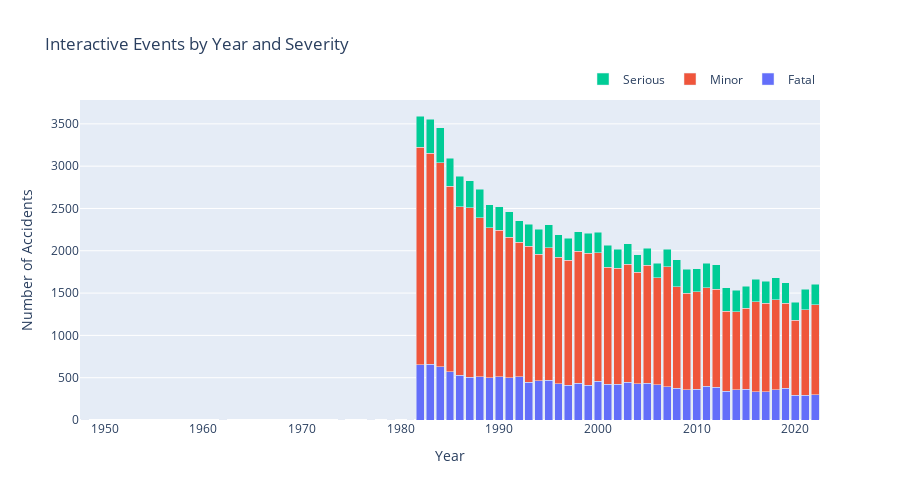
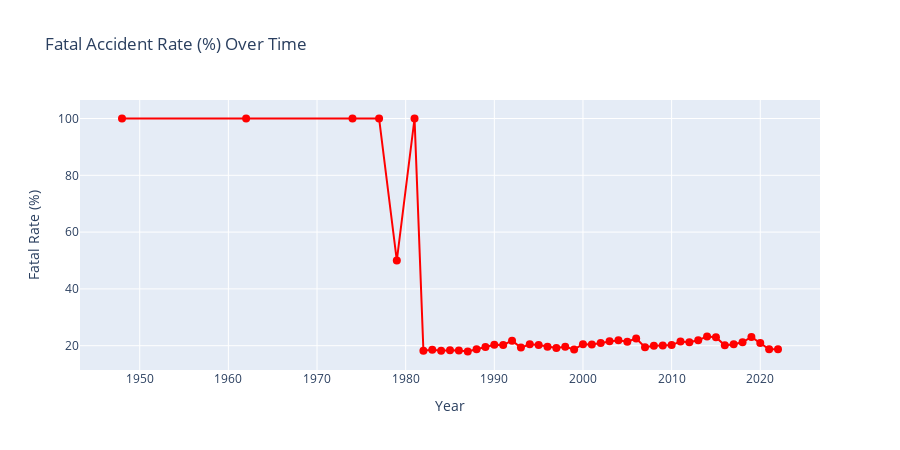
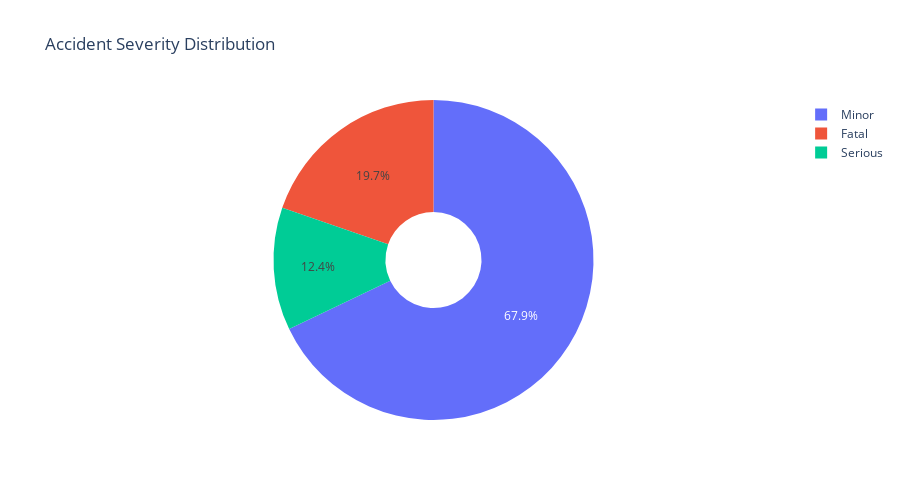
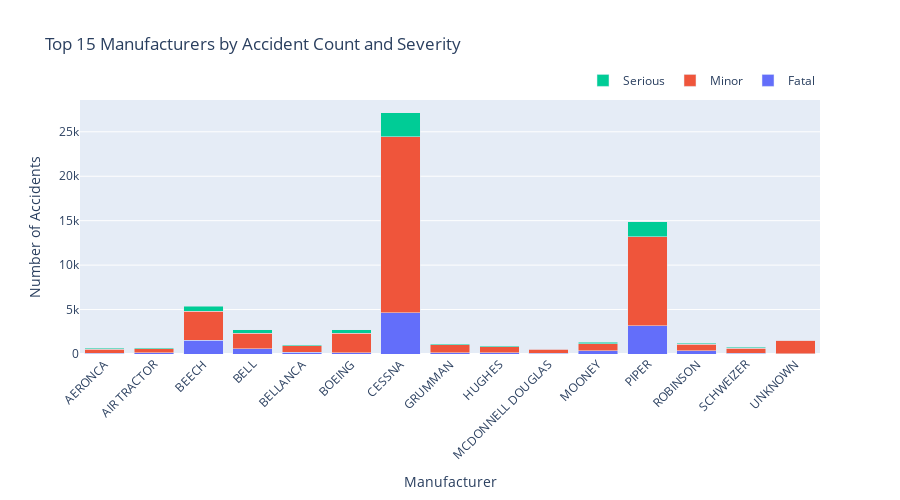

The code cell stored with these charts, in order, in its notebook:
### Code cell
# Cell 11: Interactive Visualizations with Plotly (Fixed - Using Only Existing Columns)
import plotly.graph_objects as go
import plotly.express as px
from plotly.subplots import make_subplots
from IPython.display import display, HTML

# Ensure Event.Id exists (create from index if missing)
if 'Event.Id' not in df.columns:
    df['Event.Id'] = df.index.astype(str)

# 1. Interactive Events by Year with Severity Breakdown
yearly_severity = df.groupby([df['Event.Date'].dt.year, 'Accident.Severity']).size().unstack(fill_value=0)
yearly_severity = yearly_severity.dropna()

fig1 = go.Figure()
for severity in yearly_severity.columns:
    fig1.add_trace(go.Bar(
        x=yearly_severity.index,
        y=yearly_severity[severity],
        name=severity,
        hovertemplate='<b>Year:</b> %{x}<br><b>Count:</b> %{y}<br><b>Severity:</b> ' + severity + '<extra></extra>'
    ))

fig1.update_layout(
    title='Interactive Events by Year and Severity',
    xaxis_title='Year',
    yaxis_title='Number of Accidents',
    barmode='stack',
    hovermode='x unified',
    height=500,
    legend=dict(orientation="h", yanchor="bottom", y=1.02, xanchor="right", x=1)
)
fig1.show()

# 2. Interactive Fatal Rate Over Time with Hover Details
yearly_detailed = df.groupby(df['Event.Date'].dt.year).agg(
    Total_Accidents=('Event.Id','count'),
    Fatal_Accidents=('Accident.Severity', lambda s: (s=='Fatal').sum()),
    Serious_Accidents=('Accident.Severity', lambda s: (s=='Serious').sum()),
    Minor_Accidents=('Accident.Severity', lambda s: (s=='Minor').sum())
).dropna().sort_index()

yearly_detailed['Fatal_Rate'] = (yearly_detailed['Fatal_Accidents'] / yearly_detailed['Total_Accidents'] * 100).round(2)

fig2 = go.Figure()
fig2.add_trace(go.Scatter(
    x=yearly_detailed.index,
    y=yearly_detailed['Fatal_Rate'],
    mode='lines+markers',
    name='Fatal Rate',
    line=dict(color='red', width=2),
    marker=dict(size=8),
    hovertemplate='<b>Year:</b> %{x}<br><b>Fatal Rate:</b> %{y}%<extra></extra>'
))

fig2.update_layout(
    title='Fatal Accident Rate (%) Over Time',
    xaxis_title='Year',
    yaxis_title='Fatal Rate (%)',
    hovermode='x unified',
    height=450
)
fig2.show()

# 3. Interactive Pie Chart - Accident Severity Distribution
severity_counts = df['Accident.Severity'].value_counts()

fig3 = go.Figure(data=[go.Pie(
    labels=severity_counts.index,
    values=severity_counts.values,
    hole=0.3,
    hovertemplate='<b>%{label}</b><br>Count: %{value}<br>Percentage: %{percent}<extra></extra>'
)])

fig3.update_layout(
    title='Accident Severity Distribution',
    height=500
)
fig3.show()

# 4. Interactive Manufacturer Analysis (Top 15 by accident count)
top_15_makes = df['Make'].value_counts().head(15).index
make_severity = df[df['Make'].isin(top_15_makes)].groupby(['Make', 'Accident.Severity']).size().unstack(fill_value=0)

fig4 = go.Figure()
for severity in make_severity.columns:
    fig4.add_trace(go.Bar(
        name=severity,
        x=make_severity.index,
        y=make_severity[severity],
        hovertemplate='<b>Make:</b> %{x}<br><b>Count:</b> %{y}<br><b>Severity:</b> ' + severity + '<extra></extra>'
    ))

fig4.update_layout(
    title='Top 15 Manufacturers by Accident Count and Severity',
    xaxis_title='Manufacturer',
    yaxis_title='Number of Accidents',
    barmode='stack',
    height=500,
    xaxis_tickangle=-45,
    legend=dict(orientation="h", yanchor="bottom", y=1.02, xanchor="right", x=1)
)
fig4.show()

# 5. Interactive Flight Category Distribution
flight_cat_counts = df['Flight.Category'].value_counts()

fig5 = px.bar(
    x=flight_cat_counts.index,
    y=flight_cat_counts.values,
    labels={'x': 'Flight Category', 'y': 'Number of Accidents'},
    title='Accidents by Flight Category',
    color=flight_cat_counts.values,
    color_continuous_scale='Viridis'
)

fig5.update_traces(
    hovertemplate='<b>Category:</b> %{x}<br><b>Count:</b> %{y}<extra></extra>'
)

fig5.update_layout(height=450, showlegend=False)
fig5.show()

# 6. Interactive Weather Conditions
weather_severity = df.groupby(['Weather.Category', 'Accident.Severity']).size().unstack(fill_value=0)

fig6 = go.Figure()
for severity in weather_severity.columns:
    fig6.add_trace(go.Bar(
        name=severity,
        x=weather_severity.index,
        y=weather_severity[severity],
        hovertemplate='<b>Weather:</b> %{x}<br><b>Count:</b> %{y}<br><b>Severity:</b> ' + severity + '<extra></extra>'
    ))

fig6.update_layout(
    title='Weather Conditions vs Accident Severity',
    xaxis_title='Weather Category',
    yaxis_title='Number of Accidents',
    barmode='group',
    height=450,
    legend=dict(orientation="h", yanchor="bottom", y=1.02, xanchor="right", x=1)
)
fig6.show()

# 7. Interactive Sunburst - Hierarchical View
sunburst_data = df[df['Make'].isin(top_15_makes)].copy()
sunburst_data = sunburst_data[sunburst_data['Total.Fatal.Injuries'] >= 0]

fig7 = px.sunburst(
    sunburst_data,
    path=['Make', 'Accident.Severity'],
    title='Hierarchical View: Manufacturer → Accident Severity',
    height=600
)

fig7.update_traces(
    hovertemplate='<b>%{label}</b><br>Count: %{value}<extra></extra>'
)
fig7.show()

# 8. Interactive Scatter: Geographic Distribution (if coordinates available)
# Convert Latitude and Longitude to numeric, coercing errors to NaN
df['Latitude'] = pd.to_numeric(df['Latitude'], errors='coerce')
df['Longitude'] = pd.to_numeric(df['Longitude'], errors='coerce')

# Filter for valid coordinates (not NaN and within valid ranges)
geo_data = df[
    (df['Latitude'].notna()) & 
    (df['Longitude'].notna()) &
    (df['Latitude'].between(-90, 90)) &
    (df['Longitude'].between(-180, 180))
].copy()

if len(geo_data) > 0:
    sample_geo = geo_data.sample(min(5000, len(geo_data)))
    
    fig8 = px.scatter_mapbox(
        sample_geo,
        lat='Latitude',
        lon='Longitude',
        color='Accident.Severity',
        hover_data=['Make', 'Model', 'Event.Date', 'Country'],
        title=f'Geographic Distribution of Accidents (Sample of {len(sample_geo):,} points)',
        mapbox_style='carto-positron',
        zoom=2,
        height=600
    )
    fig8.show()
    print(f"📍 Mapped {len(sample_geo):,} accidents out of {len(df):,} total records")
else:
    print("⚠️  No valid geographic coordinates available for mapping")

# ============================================================================
# SAVE STANDALONE HTML FILES AND CREATE LINKS
# ============================================================================

# Collect all figures with their names
figures = [
    (fig1, "Events by Year and Severity"),
    (fig2, "Fatal Accident Rate Over Time"),
    (fig3, "Accident Severity Distribution"),
    (fig4, "Top 15 Manufacturers"),
    (fig5, "Flight Category Distribution"),
    (fig6, "Weather Conditions"),
    (fig7, "Hierarchical View (Sunburst)")
]

if len(geo_data) > 0:
    figures.append((fig8, "Geographic Distribution"))

# Save each figure as standalone HTML and create links
links = []
for i, (fig, name) in enumerate(figures, 1):
    filename = f"figure_{i}.html"
    fig.write_html(filename, include_plotlyjs='cdn')
    links.append(f"<li><a href='{filename}' target='_blank'><b>{name}</b></a></li>")

# Display styled links section
links_html = f"""
<div style='background: linear-gradient(135deg, #667eea 0%, #764ba2 100%); 
            padding: 20px; margin: 20px 0; border-radius: 10px; color: white;
            box-shadow: 0 4px 6px rgba(0,0,0,0.1);'>
    <h3 style='margin-top:0; color: white;'>📊 Interactive Visualizations Available</h3>
    <p style='color: #f0f0f0;'>Click any link below to open the full interactive version in a new tab:</p>
    <ul style='color: white; line-height: 1.8;'>
        {''.join(links)}
    </ul>
    <p style='font-size: 0.9em; color: #f0f0f0; margin-bottom: 0;'>
        💡 <b>Tip:</b> These standalone files include full interactivity - hover, zoom, pan, and click legend items!<br>
        📁 Files are saved in the same directory as this notebook.
    </p>
</div>
"""
display(HTML(links_html))

print("✅ All interactive visualizations created!")
print(f"✅ Saved {len(figures)} standalone HTML files (figure_1.html through figure_{len(figures)}.html)")
print("\n💡 Tips:")
print("   - Hover over elements for detailed information")
print("   - Click legend items to show/hide categories")
print("   - Use the toolbar to zoom, pan, and save images")
print("   - Double-click to reset view")
print("   - Open the standalone HTML files for guaranteed interactivity after export")

### Figure 1 — Plotly figure (JSON) as saved in the notebook; plotly's stock layout.template omitted (floating-point values rounded to 4 significant figures)
{"data": [{"hovertemplate": "<b>Year:</b> %{x}<br><b>Count:</b> %{y}<br><b>Severity:</b> Fatal<extra></extra>", "name": "Fatal", "type": "bar", "x": [1948, 1962, 1974, 1977, 1979, 1981, 1982, 1983, 1984, 1985, 1986, 1987, 1988, 1989, 1990, 1991, 1992, 1993, 1994, 1995, 1996, 1997, 1998, 1999, 2000, 2001, 2002, 2003, 2004, 2005, 2006, 2007, 2008, 2009, 2010, 2011, 2012, 2013, 2014, 2015, 2016, 2017, 2018, 2019, 2020, 2021, 2022], "y": [1, 1, 1, 1, 1, 1, 656, 660, 631, 570, 527, 508, 511, 497, 513, 499, 513, 447, 462, 468, 429, 413, 436, 413, 456, 422, 424, 449, 427, 435, 417, 393, 378, 358, 361, 398, 389, 342, 357, 363, 335, 336, 356, 375, 292, 290, 301]}, {"hovertemplate": "<b>Year:</b> %{x}<br><b>Count:</b> %{y}<br><b>Severity:</b> Minor<extra></extra>", "name": "Minor", "type": "bar", "x": [1948, 1962, 1974, 1977, 1979, 1981, 1982, 1983, 1984, 1985, 1986, 1987, 1988, 1989, 1990, 1991, 1992, 1993, 1994, 1995, 1996, 1997, 1998, 1999, 2000, 2001, 2002, 2003, 2004, 2005, 2006, 2007, 2008, 2009, 2010, 2011, 2012, 2013, 2014, 2015, 2016, 2017, 2018, 2019, 2020, 2021, 2022], "y": [0, 0, 0, 0, 1, 0, 2568, 2494, 2410, 2190, 1996, 1999, 1882, 1775, 1727, 1660, 1590, 1607, 1500, 1568, 1494, 1476, 1561, 1558, 1519, 1385, 1371, 1391, 1317, 1394, 1262, 1419, 1199, 1138, 1152, 1167, 1155, 943, 922, 960, 1063, 1041, 1065, 1004, 886, 1016, 1061]}, {"hovertemplate": "<b>Year:</b> %{x}<br><b>Count:</b> %{y}<br><b>Severity:</b> Serious<extra></extra>", "name": "Serious", "type": "bar", "x": [1948, 1962, 1974, 1977, 1979, 1981, 1982, 1983, 1984, 1985, 1986, 1987, 1988, 1989, 1990, 1991, 1992, 1993, 1994, 1995, 1996, 1997, 1998, 1999, 2000, 2001, 2002, 2003, 2004, 2005, 2006, 2007, 2008, 2009, 2010, 2011, 2012, 2013, 2014, 2015, 2016, 2017, 2018, 2019, 2020, 2021, 2022], "y": [0, 0, 0, 0, 0, 0, 369, 402, 416, 336, 357, 321, 337, 272, 278, 303, 252, 259, 295, 273, 264, 259, 229, 238, 245, 256, 225, 245, 208, 202, 172, 204, 316, 287, 273, 285, 291, 276, 256, 259, 266, 261, 260, 245, 214, 239, 245]}], "layout": {"barmode": "stack", "height": 500, "hovermode": "x unified", "legend": {"orientation": "h", "x": 1, "xanchor": "right", "y": 1.02, "yanchor": "bottom"}, "title": {"text": "Interactive Events by Year and Severity"}, "xaxis": {"title": {"text": "Year"}}, "yaxis": {"title": {"text": "Number of Accidents"}}}}

### Figure 2 — Plotly figure (JSON) as saved in the notebook; plotly's stock layout.template omitted (floating-point values rounded to 4 significant figures)
{"data": [{"hovertemplate": "<b>Year:</b> %{x}<br><b>Fatal Rate:</b> %{y}%<extra></extra>", "line": {"color": "red", "width": 2}, "marker": {"size": 8}, "mode": "lines+markers", "name": "Fatal Rate", "type": "scatter", "x": [1948, 1962, 1974, 1977, 1979, 1981, 1982, 1983, 1984, 1985, 1986, 1987, 1988, 1989, 1990, 1991, 1992, 1993, 1994, 1995, 1996, 1997, 1998, 1999, 2000, 2001, 2002, 2003, 2004, 2005, 2006, 2007, 2008, 2009, 2010, 2011, 2012, 2013, 2014, 2015, 2016, 2017, 2018, 2019, 2020, 2021, 2022], "y": [100, 100, 100, 100, 50, 100, 18.26, 18.56, 18.25, 18.41, 18.3, 17.96, 18.72, 19.54, 20.37, 20.27, 21.78, 19.33, 20.47, 20.27, 19.62, 19.23, 19.59, 18.7, 20.54, 20.46, 20.99, 21.53, 21.88, 21.42, 22.53, 19.49, 19.97, 20.08, 20.21, 21.51, 21.2, 21.91, 23.26, 22.95, 20.13, 20.51, 21.18, 23.09, 20.98, 18.77, 18.73]}], "layout": {"height": 450, "hovermode": "x unified", "title": {"text": "Fatal Accident Rate (%) Over Time"}, "xaxis": {"title": {"text": "Year"}}, "yaxis": {"title": {"text": "Fatal Rate (%)"}}}}

### Figure 3 — Plotly figure (JSON) as saved in the notebook; plotly's stock layout.template omitted (floating-point values rounded to 4 significant figures)
{"data": [{"hole": 0.3, "hovertemplate": "<b>%{label}</b><br>Count: %{value}<br>Percentage: %{percent}<extra></extra>", "labels": ["Minor", "Fatal", "Serious"], "type": "pie", "values": [61345, 17813, 11190]}], "layout": {"height": 500, "title": {"text": "Accident Severity Distribution"}}}

### Figure 4 — Plotly figure (JSON) as saved in the notebook; plotly's stock layout.template omitted (floating-point values rounded to 4 significant figures)
{"data": [{"hovertemplate": "<b>Make:</b> %{x}<br><b>Count:</b> %{y}<br><b>Severity:</b> Fatal<extra></extra>", "name": "Fatal", "type": "bar", "x": ["AERONCA", "AIR TRACTOR", "BEECH", "BELL", "BELLANCA", "BOEING", "CESSNA", "GRUMMAN", "HUGHES", "MCDONNELL DOUGLAS", "MOONEY", "PIPER", "ROBINSON", "SCHWEIZER", "UNKNOWN"], "y": [80, 115, 1575, 583, 214, 167, 4636, 131, 136, 70, 376, 3204, 349, 71, 26]}, {"hovertemplate": "<b>Make:</b> %{x}<br><b>Count:</b> %{y}<br><b>Severity:</b> Minor<extra></extra>", "name": "Minor", "type": "bar", "x": ["AERONCA", "AIR TRACTOR", "BEECH", "BELL", "BELLANCA", "BOEING", "CESSNA", "GRUMMAN", "HUGHES", "MCDONNELL DOUGLAS", "MOONEY", "PIPER", "ROBINSON", "SCHWEIZER", "UNKNOWN"], "y": [448, 501, 3254, 1728, 703, 2196, 19807, 931, 669, 454, 798, 9970, 759, 561, 1511]}, {"hovertemplate": "<b>Make:</b> %{x}<br><b>Count:</b> %{y}<br><b>Severity:</b> Serious<extra></extra>", "name": "Serious", "type": "bar", "x": ["AERONCA", "AIR TRACTOR", "BEECH", "BELL", "BELLANCA", "BOEING", "CESSNA", "GRUMMAN", "HUGHES", "MCDONNELL DOUGLAS", "MOONEY", "PIPER", "ROBINSON", "SCHWEIZER", "UNKNOWN"], "y": [108, 75, 543, 411, 128, 382, 2706, 110, 127, 84, 160, 1696, 122, 141, 11]}], "layout": {"barmode": "stack", "height": 500, "legend": {"orientation": "h", "x": 1, "xanchor": "right", "y": 1.02, "yanchor": "bottom"}, "title": {"text": "Top 15 Manufacturers by Accident Count and Severity"}, "xaxis": {"tickangle": -45, "title": {"text": "Manufacturer"}}, "yaxis": {"title": {"text": "Number of Accidents"}}}}
